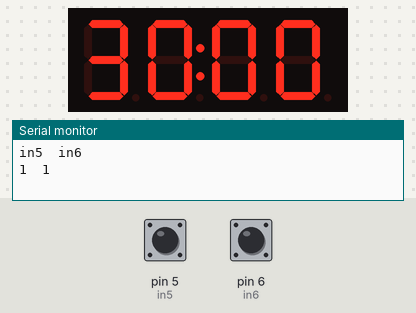
A sketch run on a simulated Arduino Uno, built with avr-gcc and run on an emulated ATmega328P. Parts: 4-digit seven-segment display, the last lines printed to the serial monitor. The test bench sets the inputs (shaded band); at power-on: pin 5 (in5) HIGH, pin 6 (in6) HIGH.

Above: at 0.1 s.
At 4.2 s:
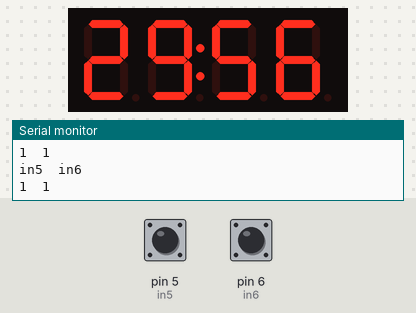
At 9.4 s:
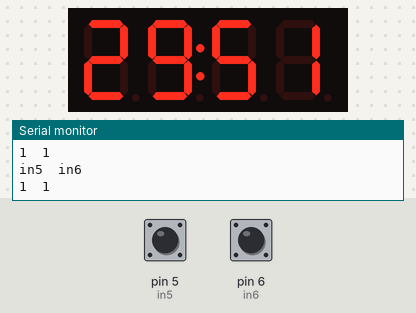
At 18.7 s:
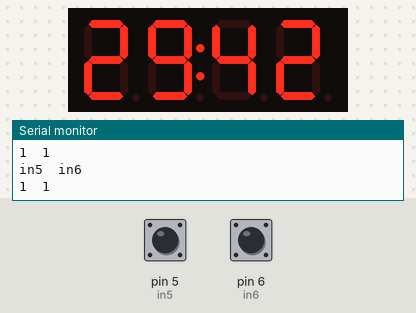
At 28.0 s:
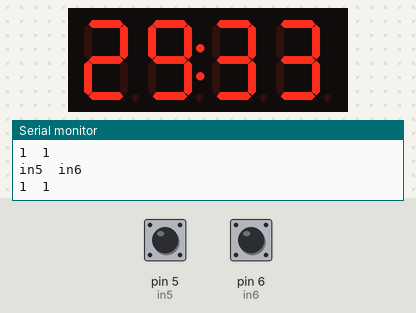
At 38.4 s:
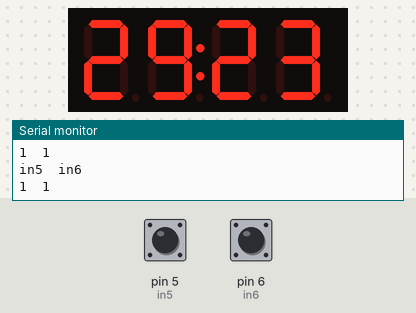

The sketch:

timer_kostil.ino
```cpp
#include "TM1637.h" // подключение библиотеки
#define CLK 7
#define DIO 8
int timer_val = 30; // Обратный отсчет в минутах
int timer_seconds = 00; // Отображение секунд
// Переменные для хранения индивидуальных номеров
int firstnum = 0;
int secondnum = 0;
int thirdnum = 0;
int fournum = 0;
unsigned long time0 = 0;
TM1637 tm1637(CLK, DIO); // Настройка индикатора
//====================================================
int flag = 0;
int in5 = 5;
int in6 = 6;

void setup() {
  Serial.begin(9600);

  pinMode(in6, INPUT_PULLUP);
  pinMode(in5, INPUT_PULLUP);
}

void loop()
{
    Serial.println("in5  in6");
    Serial.print(digitalRead(in5));
    Serial.print("  ");
    Serial.println(digitalRead(in6));

    tm1637.set(BRIGHT_TYPICAL); // Уровень яркости
    // BRIGHT_DARKEST = 0,BRIGHTEST = 7 BRIGHT_TYPICAL = 2&#894;
    tm1637.point(POINT_ON); // Активация точки посредине
    if (timer_val > 9) {
      firstnum = timer_val / 10 % 10;
      secondnum = timer_val % 10;
    }
    else {
      secondnum = timer_val;
    }
    if (timer_seconds > 9) {
      thirdnum = timer_seconds / 10 % 10;
      fournum = timer_seconds % 10;
    }
    else {
      thirdnum = 0;
      fournum = timer_seconds;
    }
    // Отображаем обратный отсчет
    tm1637.clearDisplay(); // Очистка дисплея
    if (timer_val > 9) {
      tm1637.display(0, firstnum);
    }
    if (timer_val > 0) {
      tm1637.display(1, secondnum);
    }
    if (timer_seconds > 9 || timer_val > 0) {
      tm1637.display(2, thirdnum);
    }
    tm1637.display(3, fournum);
    // Decrease seconds
    timer_seconds = timer_seconds - 1;

    delay(1000); // Delay of 1 second
    // Decrease timer
    if (timer_seconds == -1) {
      timer_val = timer_val - 1;
      timer_seconds = 59;
    }
}
```

Measured:
- what the display in image 2 shows lasts 1.0 s, from 9.4 s to 10.4 s
